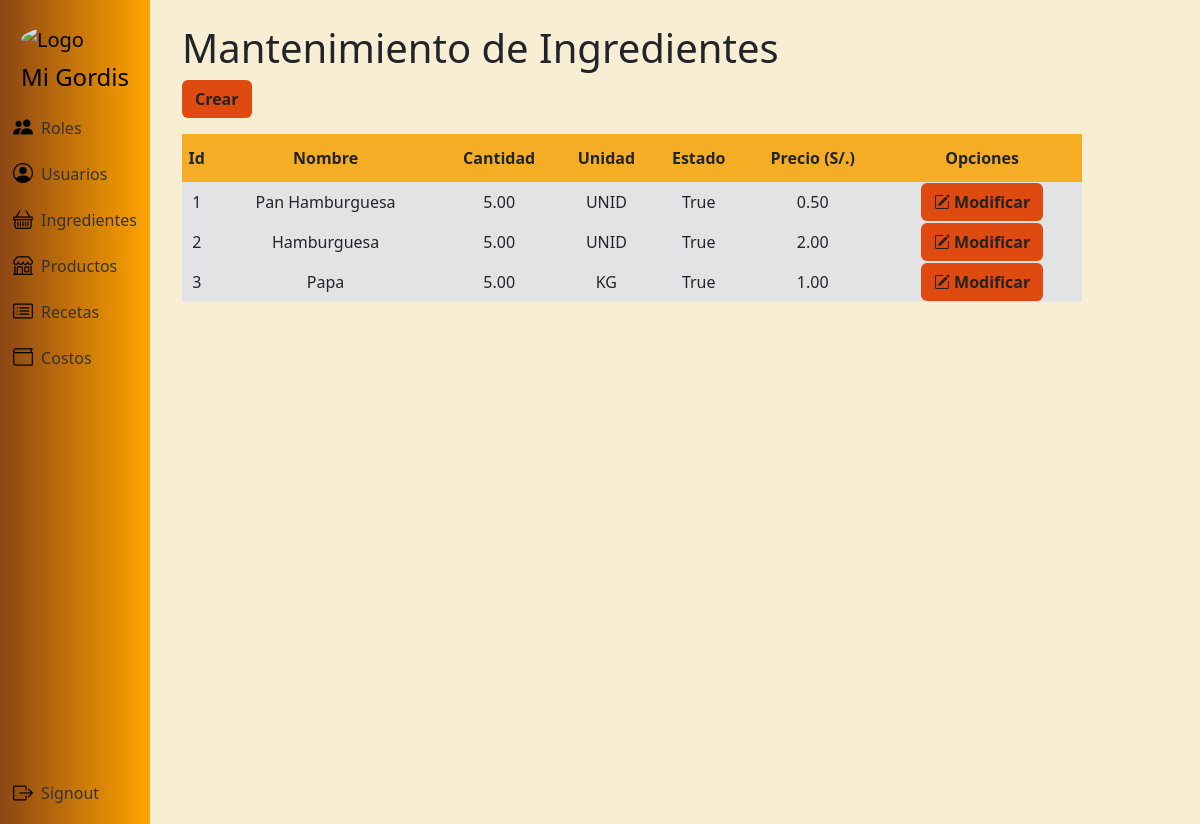
/ingredientes/ (signed in), run on the app's committed database.
### app/models.py (models this page shows, shortened)
class Ingrediente(models.Model):
    id_ingrediente = models.AutoField(primary_key=True)
    nombre_ingrediente = models.CharField(max_length=100)
    cantidad = models.DecimalField(max_digits=10, decimal_places=2)
    unidad = models.CharField(max_length=10)
    precio_ingrediente = models.DecimalField(max_digits=10, decimal_places=2)
    estado_ingrediente = models.BooleanField(default=True)

### app/views.py (the view)
# urls.py: path("ingredientes/", views.ingredientes, name="ingredientes"),
@login_required
@admin_required
def ingredientes(request):
    ingredientes = Ingrediente.objects.all()
    contexto = {"ingredientes": ingredientes}
    return render(request, "ingrediente/ingrediente.html", contexto)

### app/models.py (called while the page is built)
    @property
    def is_rol_admin(self):
        return self.rol.is_admin if self.rol else False

### app/templates/ingrediente/ingrediente.html
{% extends 'layouts/base.html' %}
{% block content %}
<h1>Mantenimiento de Ingredientes</h1>
<a class="btn btn-color fw-bold mb-3" role="button" href="{% url 'ingrediente_crear' %}">Crear</a>
<table class="tb">
  <thead class="encabezado-tabla fw-bold">
    <tr>
      <td scope="col">Id</td>
      <td scope="col">Nombre</td>
      <td scope="col">Cantidad</td>
      <td scope="col">Unidad</td>
      <td scope="col">Estado</td>
      <td scope="col">Precio (S/.)</td>
      <th colspan="2">Opciones</th>
    </tr>
  </thead>
  <tbody class="bg-secondary-subtle">
    {% for ingrediente in ingredientes %}
    <tr>
        <td>{{ ingrediente.id_ingrediente }}</td>
        <td>{{ ingrediente.nombre_ingrediente }}</td>
        <td>{{ ingrediente.cantidad }}</td>
        <td>{{ ingrediente.unidad }}</td>
        <td>{{ ingrediente.estado_ingrediente }}</td>
        <td>{{ ingrediente.precio_ingrediente }}</td>
        <td><a class="btn btn-color btn-m fw-bold" role="button" href="{% url 'ingrediente_modificar' ingrediente.id_ingrediente %}">
          <i class="bi bi-pencil-square"></i>
          Modificar
        </a></td>
    </tr>
    {% endfor %}
  </tbody>
</table>
{% endblock %}

### app/static/css/styles.css (style rules this page uses)
.tb { width: 900px; text-align: center; }
.encabezado-tabla { background-color: #f5ad25; height: 3em; }
.btn-color { background-color: #df4a10; color: #242424; }

### app/templates/layouts/base.html (style rules this page uses)
html, body { height: 100%; margin: 0; padding: 0; }
body { background-color: #f8eed4; background-size: cover; background-repeat: no-repeat; background-position: center; background-attachment: fixed; padding-left: 170px; }

### data on the page
Ingrediente: id_ingrediente "1", nombre_ingrediente "Pan Hamburguesa", cantidad "5.00", unidad "UNID", estado_ingrediente "True", precio_ingrediente "0.50"
Ingrediente: id_ingrediente "2", nombre_ingrediente "Hamburguesa", cantidad "5.00", unidad "UNID", estado_ingrediente "True", precio_ingrediente "2.00"
Ingrediente: id_ingrediente "3", nombre_ingrediente "Papa", cantidad "5.00", unidad "KG", estado_ingrediente "True", precio_ingrediente "1.00"
